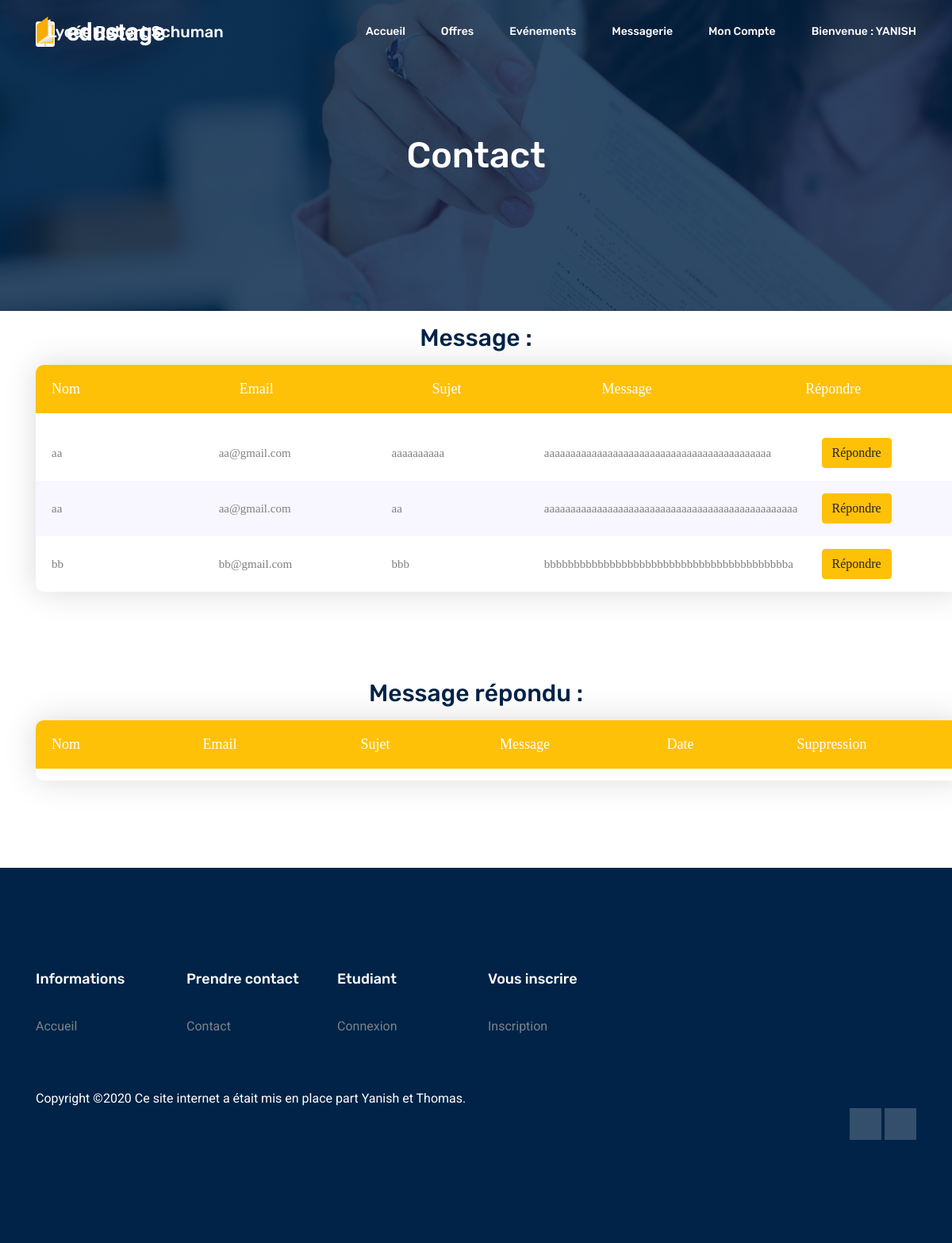
Page /View/Contact_admin.php (signed in) on the committed database.
### tables this page shows
CREATE TABLE IF NOT EXISTS `contact` (
  `id` int(11) NOT NULL AUTO_INCREMENT,
  `nom` varchar(50) NOT NULL,
  `email` varchar(50) NOT NULL,
  `sujet` varchar(50) NOT NULL,
  `message` varchar(200) NOT NULL,
  PRIMARY KEY (`id`)
);

### View/contact_admin.php (the view, shortened to what this page needs)
<!DOCTYPE html>
<html lang="en">
  <head>
<link rel="stylesheet" type="text/css" href="../tableau/vendor/bootstrap/css/bootstrap.min.css">
<link rel="stylesheet" type="text/css" href="../tableau/fonts/font-awesome-4.7.0/css/font-awesome.min.css">
<link rel="stylesheet" type="text/css" href="../tableau/vendor/animate/animate.css">
<link rel="stylesheet" type="text/css" href="../tableau/vendor/select2/select2.min.css">
<link rel="stylesheet" type="text/css" href="../tableau/vendor/perfect-scrollbar/perfect-scrollbar.css">
<link rel="stylesheet" type="text/css" href="../tableau/css/util.css">
<link rel="stylesheet" type="text/css" href="../tableau/css/main.css">
<link rel="stylesheet" type="text/css" href="../tableau/css/style2.css">
<link rel="stylesheet" type="text/css" href="../tableau/css/style3.css">
    <link rel="stylesheet" href="../css/bootstrap.css" />
    <link rel="stylesheet" href="../css/flaticon.css" />
    <link rel="stylesheet" href="../css/themify-icons.css" />
    <link rel="stylesheet" href="../vendors/owl-carousel/owl.carousel.min.css" />
    <link rel="stylesheet" href="../vendors/nice-select/css/nice-select.css" />
    <link rel="stylesheet" href="https://stackpath.bootstrapcdn.com/bootstrap/4.5.2/css/bootstrap.min.css">
    <link rel="stylesheet" href="../css/style.css" />
    <link rel="stylesheet" href="../css/style3.css" />
    <link rel="stylesheet" href="../css/erreur.css" />
  </head>
</body>
</body>
</body>
</body>
  <body>
    <header class="header_area white-header">
      <div class="main_menu">
        <nav class="navbar navbar-expand-lg navbar-light">
          <div class="container">
            <a class="navbar-brand" href="index.html">
              <img class="logo-2" src="img/logo2.png" alt="" />
            </a>
            <div class="collapse navbar-collapse offset" id="navbarSupportedContent">
              <ul class="nav navbar-nav menu_nav ml-auto">
                <?php
                if (isset($_SESSION['email'])){
                  if ($_SESSION['role'] == "client") { ?>
                    <div class="position2">
                    <?php echo'Lycée Robert Schuman'?>
                    </div>
                    <li class="nav-item">
                      <a class="nav-link" href="../index.php">Accueil</a>
                    </li>
                    <li class="nav-item">
                      <a class="nav-link" href="contact.php">Contact</a>
                    </li>
                    <li class="nav-item">
                      <a class="nav-link" href="offre_emploi_client.php">Offres</a>
                    </li>
                    <li class="nav-item submenu dropdown">
                      <a href="evenement.php" class="nav-link dropdown-toggle"> Evénements
                      </a>
                      <ul class="dropdown-menu">
                        <li class="nav-item">
                          <a class="nav-link" href="evenement_etudiant.php">Etudiant</a>
                        </ul>
                    </li>
                    <li class="nav-item submenu dropdown">
                      <a href="messagerie.php" class="nav-link dropdown-toggle"> Messagerie
                      </a>
                    </li>
                    <li class="nav-item">
                      <a class="nav-link" href="moncompte_client.php">Mon compte</a>
                    </li>
                    <li class="nav-item submenu dropdown">
                      <a href="moncompte_client.php" class="nav-link dropdown-toggle"><?php echo'Bienvenue : ', $_SESSION['prenom'];?>
                      </a>
                      <ul class="dropdown-menu">
                        <li class="nav-item">
                          <a class="nav-link" href="../traitement/deconnexion.php">Déconnexion</a>
                        </li>
                      </ul>
                    </li>
                  <?php  }
                   else { ?>
                     <div class="position2">
                     <?php echo'Lycée Robert Schuman'?>
                     </div>
                     <li class="nav-item">
                       <a class="nav-link" href="../index.php">Accueil</a>
                     </li>
                     <li class="nav-item submenu dropdown">
                       <a href="offre_emploi.php" class="nav-link dropdown-toggle"> Offres
                       </a>
                     <li class="nav-item submenu dropdown">
                       <a href="evenement.php" class="nav-link dropdown-toggle"> Evénements
                       </a>
                     </li>
                     <li class="nav-item submenu dropdown">
                       <a href="messagerie_admin.php" class="nav-link dropdown-toggle"> Messagerie
                       </a>
                     </li>
                     <li class="nav-item submenu dropdown">
                       <a href="moncompte_admin.php" class="nav-link dropdown-toggle"> Mon compte
                       </a>
                     </li>
                     <li class="nav-item submenu dropdown">
                       <a href="moncompte_admin.php" class="nav-link dropdown-toggle"><?php echo'Bienvenue : ', $_SESSION['prenom'];?>
                       </a>
                     </li>
                <?php }
                }  ?>
                </li>
              </ul>
            </div>
          </div>
        </nav>
      </div>
    </header>
    <section class="banner_area">
      <div class="banner_inner d-flex align-items-center">
        <div class="overlay"></div>
        <div class="container">
          <div class="row justify-content-center">
            <div class="col-lg-6">
              <div class="banner_content text-center">
                <h2>Contact</h2>
              </div>
            </div>
          </div>
        </div>
      </div>
    </section>
    <?php
  	try{
  		$bdd= new PDO('mysql:host=localhost;dbname=ecole; charset=utf8','root','');
  	}
  	catch (Exception $e){
  		die('Erreur:'.$e->getMessage());
  	}
  	?>
<div class="container">
  <p><center><h2>Message :</h2></center></p>
  <p>  <div class="container-table100">
      <div class="wrap-table100">
        <div class="table100 ver1 m-b-110">
          <div class="table100-head">
  						<table>
  							<thead>
  								<tr class="row100 head">
  									<th class="cell100 column1">Nom</th>
  									<th class="cell100 column2">Email</th>
  									<th class="cell100 column3">Sujet</th>
  									<th class="cell100 column4">Message</th>
                    <th class="cell100 column5">Répondre</th>
  								</tr>
  							</thead>
  						</table>
  					</div></p>
  					<div class="table100-body js-pscroll">
  						<table>
  							<tbody>
  								<?php
  								$req = $bdd->prepare('SELECT * FROM contact');
                  $req->execute(array('id'=>$_SESSION['id']));
  								$donnees= $req->fetchall();
                  foreach ($donnees as $value) { ?>
                    <tr class="row100 body">
                          <td class="cell100 column1"><?php echo $value['nom']?></td>
                          <td class="cell100 column2"><?php echo $value['email']?></td>
                          <td class="cell100 column3"><?php echo $value['sujet']?></td>
                          <td class="cell100 column4"><?php echo $value['message']?></td>
                          <td class="cell100 column5"><a class="btn btn-warning" data-toggle="modal" data-target="#Modal<?php echo $value['id'] ?>" href="modifier_evenement.php?id=<?php echo $value['id']; ?>">Répondre</a>
                            </td>
                            <?php
                              }
                              ?>
                          </tr>
  							</tbody>
  						</table>
  					</div>
  				</div>
        <div class="container">
          <center><h2>Message répondu :</h2></center>
          <p>  <div class="container-table100">
              <div class="wrap-table100">
                <div class="table100 ver1 m-b-110">
                  <div class="table100-head">
          						<table>
          							<thead>
          								<tr class="row100 head">
          									<th class="cell100 column1">Nom</th>
          									<th class="cell100 column2">Email</th>
          									<th class="cell100 column3">Sujet</th>
          									<th class="cell100 column4">Message</th>
                            <th class="cell100 column5">Date</th>
                            <th class="cell100 column6">Suppression</th>
          								</tr>
          							</thead>
          						</table>
          					</div></p>
                                        </div>
<footer class="footer-area section_gap">
  <div class="container">
    <div class="row">
      <div class="col-lg-2 col-md-6 single-footer-widget">
        <h4>Informations</h4>
        <ul>
          <li><a href="index.php">Accueil</a></li>
        </ul>
      </div>
      <div class="col-lg-2 col-md-6 single-footer-widget">
        <h4>Prendre contact</h4>
        <ul>
          <li><a href="View/contact.php">Contact</a></li>
        </ul>
      </div>
      <div class="col-lg-2 col-md-6 single-footer-widget">
        <h4>Etudiant</h4>
        <ul>
          <li><a href="View/connexion.php">Connexion</a></li>
        </ul>
      </div>
      <div class="col-lg-2 col-md-6 single-footer-widget">
        <h4>Vous inscrire</h4>
        <ul>
          <li><a href="View/inscription.php">Inscription</a></li>
        </ul>
      </div>
    </div>
    <div class="row footer-bottom d-flex justify-content-between">
      <p class="col-lg-8 col-sm-12 footer-text m-0 text-white">
Copyright &copy;<script>document.write(new Date().getFullYear());</script> Ce site internet a était mis en place part Yanish et Thomas.
      </p>
      <div class="col-lg- col-sm-12 footer-social">
        <a href="https://fr-fr.facebook.com/pages/lyc%C3%A9e-robert-shuman-dugny/138783332978707"><i class="ti-facebook"></i></a>
        <a href="https://www.linkedin.com/authwall?trk=ripf&trkInfo=AQEox7flDVgK6wAAAXTU30Sg9G1wuydfYLa76GB2oassbBSdjOi9-W4ZjXPYF8_C316tFE1wSZJQcJXqWoZZ_TSYGc-KGAmfL2kQ0G2cJ_EJNiW2QL5Z-8o7AyjmF9l5fSLAA-I=&originalReferer=https://www.google.com/&sessionRedirect=https%3A%2F%2Ffr.linkedin.com%2Fschool%2Flyc%25C3%25A9erobertschuman%2F"><i class="ti-linkedin"></i></a>
      </div>
    </div>
  </div>
</footer>
  </body>
</html>

### tableau/css/main.css (style rules this page uses)
* { margin: 0px; padding: 0px; box-sizing: border-box; }
body, html { height: 100%; font-family: sans-serif; }
a { margin: 0px; transition: all 0.4s; -webkit-transition: all 0.4s; -o-transition: all 0.4s; -moz-transition: all 0.4s; }
h1,h2,h3,h4,h5,h6 { margin: 0px; }
p { margin: 0px; }
ul, li { margin: 0px; list-style-type: none; }
.js-pscroll { position: relative; overflow: hidden; }
.wrap-table100 { width: 1170px; }
.table100 { background-color: #fff; }
table { width: 100%; }
th, td { font-weight: unset; padding-right: 10px; }
.table100-head th { padding-top: 18px; padding-bottom: 18px; }
.table100-body td { padding-top: 16px; padding-bottom: 16px; }
.table100 { position: relative; padding-top: 60px; }
.table100-head { position: absolute; width: 100%; top: 0; left: 0; }
.table100-body { max-height: 585px; overflow: auto; }
.table100.ver1 td { font-family: Lato-Regular; font-size: 15px; color: #808080; line-height: 1.4; }
.table100.ver1 .table100-body tr:nth-child(even) { background-color: #f8f6ff; }
.table100.ver1 { border-radius: 10px; overflow: hidden; box-shadow: 0 0px 40px 0px rgba(0, 0, 0, 0.15); -moz-box-shadow: 0 0px 40px 0px rgba(0, 0, 0, 0.15); -webkit-box-shadow: 0 0px 40px 0px rgba(0, 0, 0, 0.15); -o-box-shadow: 0 0px 40px 0px rgba(0, 0, 0, 0.15); -ms-box-shadow: 0 0px 40px 0px rgba(0, 0, 0, 0.15); }

### tableau/css/style2.css (style rules this page uses)
.column1 { width: 18%; padding-left: 20px; }
.column2 { width: 17%; }
.column3 { width: 15%; }
.column4 { width: 18%; }
.column5 { width: 14%; }
.table100.ver1 th { font-family: Lato-Bold; font-size: 18px; color: #fff; line-height: 1.4; background-color: #ffc107; }

### tableau/css/style3.css (style rules this page uses)
.table100.ver1 th { font-family: Lato-Bold; font-size: 18px; color: #fff; line-height: 1.4; background-color: #ffc107; }

### css/style3.css (style rules this page uses)
.position2 { position: absolute; left: 60px; text-transform: capitalize; color: #ffffff; font: 500 20px/80px "Rubik", sans-serif; }

### rows in the picture
contact: nom "aa", email "aa@gmail.com", sujet "aaaaaaaaaa", message "aaaaaaaaaaaaaaaaaaaaaaaaaaaaaaaaaaaaaaaaaaa"
contact: nom "aa", email "aa@gmail.com", sujet "aa", message "aaaaaaaaaaaaaaaaaaaaaaaaaaaaaaaaaaaaaaaaaaaaaaaa"
contact: nom "bb", email "bb@gmail.com", sujet "bbb", message "bbbbbbbbbbbbbbbbbbbbbbbbbbbbbbbbbbbbbbbbba"

### other values in the picture
$_SESSION['prenom'] "YANISH"
